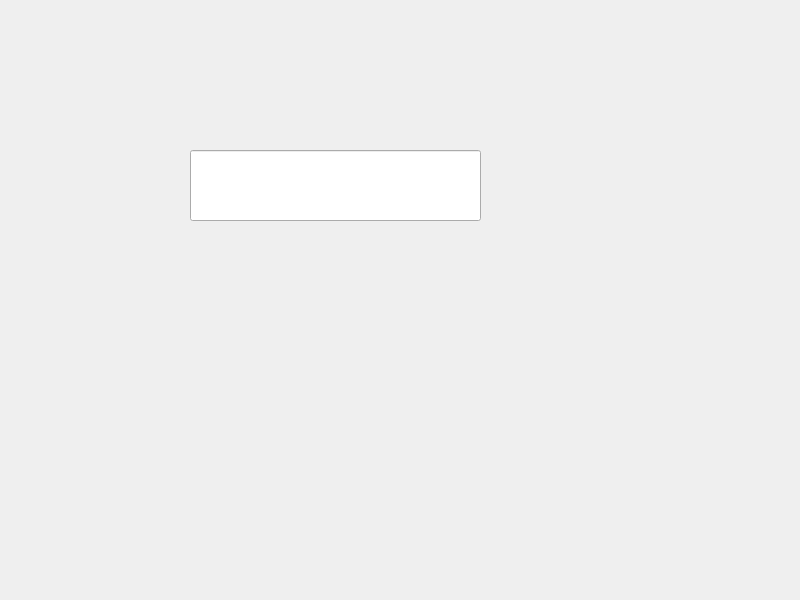
<?xml version="1.0" encoding="UTF-8"?>
<ui version="4.0">
 <class>Widget</class>
 <widget class="QWidget" name="Widget">
  <property name="geometry">
   <rect>
    <x>0</x>
    <y>0</y>
    <width>800</width>
    <height>600</height>
   </rect>
  </property>
  <property name="windowTitle">
   <string>Widget</string>
  </property>
  <widget class="QLineEdit" name="lineEdit">
   <property name="geometry">
    <rect>
     <x>190</x>
     <y>150</y>
     <width>291</width>
     <height>71</height>
    </rect>
   </property>
   <property name="inputMask">
    <string>&gt;AAAAAA</string>
   </property>
  </widget>
 </widget>
 <resources/>
 <connections/>
</ui>
